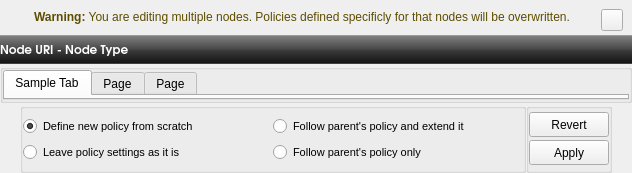
         <widget class="QFrame" name="framePolicy">
          <property name="sizePolicy">
           <sizepolicy hsizetype="Preferred" vsizetype="Preferred">
            <horstretch>5</horstretch>
            <verstretch>0</verstretch>
           </sizepolicy>
          </property>
          <layout class="QGridLayout" name="gridLayout_3">
           <property name="margin">
            <number>0</number>
           </property>
           <property name="spacing">
            <number>0</number>
           </property>
           <item row="1" column="0">
            <widget class="QFrame" name="frameMultiple">
             <property name="minimumSize">
              <size>
               <width>0</width>
               <height>29</height>
              </size>
             </property>
             <property name="maximumSize">
              <size>
               <width>16777215</width>
               <height>35</height>
              </size>
             </property>
             <property name="styleSheet">
              <string notr="true"/>
             </property>
             <property name="frameShape">
              <enum>QFrame::NoFrame</enum>
             </property>
             <property name="frameShadow">
              <enum>QFrame::Raised</enum>
             </property>
             <layout class="QHBoxLayout" name="horizontalLayout_7">
              <property name="spacing">
               <number>0</number>
              </property>
              <item>
               <widget class="QLabel" name="label_2">
                <property name="minimumSize">
                 <size>
                  <width>25</width>
                  <height>25</height>
                 </size>
                </property>
                <property name="maximumSize">
                 <size>
                  <width>25</width>
                  <height>25</height>
                 </size>
                </property>
                <property name="text">
                 <string/>
                </property>
                <property name="pixmap">
                 <pixmap resource="data.qrc">:/icons/hint48.png</pixmap>
                </property>
                <property name="scaledContents">
                 <bool>true</bool>
                </property>
               </widget>
              </item>
              <item>
               <widget class="QLabel" name="labelMultiple">
                <property name="styleSheet">
                 <string notr="true">color: rgb(93, 77, 0);</string>
                </property>
                <property name="text">
                 <string>&lt;!DOCTYPE HTML PUBLIC &quot;-//W3C//DTD HTML 4.0//EN&quot; &quot;http://www.w3.org/TR/REC-html40/strict.dtd&quot;&gt;
&lt;html&gt;&lt;head&gt;&lt;meta name=&quot;qrichtext&quot; content=&quot;1&quot; /&gt;&lt;style type=&quot;text/css&quot;&gt;
p, li { white-space: pre-wrap; }
&lt;/style&gt;&lt;/head&gt;&lt;body style=&quot; font-family:'Droid Sans'; font-size:9pt; font-weight:400; font-style:normal;&quot;&gt;
&lt;p style=&quot; margin-top:0px; margin-bottom:0px; margin-left:0px; margin-right:0px; -qt-block-indent:0; text-indent:0px;&quot;&gt;&lt;span style=&quot; font-weight:600;&quot;&gt;Warning:&lt;/span&gt; You are editing multiple nodes. Policies defined specificly for that nodes will be overwritten.&lt;/p&gt;&lt;/body&gt;&lt;/html&gt;</string>
                </property>
                <property name="wordWrap">
                 <bool>true</bool>
                </property>
               </widget>
              </item>
              <item>
               <widget class="QPushButton" name="pushButton_2">
                <property name="sizePolicy">
                 <sizepolicy hsizetype="Fixed" vsizetype="Fixed">
                  <horstretch>0</horstretch>
                  <verstretch>0</verstretch>
                 </sizepolicy>
                </property>
                <property name="minimumSize">
                 <size>
                  <width>22</width>
                  <height>22</height>
                 </size>
                </property>
                <property name="maximumSize">
                 <size>
                  <width>22</width>
                  <height>22</height>
                 </size>
                </property>
                <property name="styleSheet">
                 <string notr="true"/>
                </property>
                <property name="text">
                 <string/>
                </property>
                <property name="icon">
                 <iconset resource="data.qrc">
                  <normaloff>:/icons/edit-delete.png</normaloff>:/icons/edit-delete.png</iconset>
                </property>
                <property name="flat">
                 <bool>false</bool>
                </property>
               </widget>
              </item>
             </layout>
            </widget>
           </item>
           <item row="2" column="0">
            <widget class="QFrame" name="frameInheritance">
             <property name="frameShape">
              <enum>QFrame::NoFrame</enum>
             </property>
             <property name="frameShadow">
              <enum>QFrame::Plain</enum>
             </property>
             <property name="lineWidth">
              <number>0</number>
             </property>
             <layout class="QGridLayout" name="gridLayout_6">
              <property name="margin">
               <number>0</number>
              </property>
              <property name="spacing">
               <number>0</number>
              </property>
              <item row="0" column="0">
               <widget class="QFrame" name="frameSingle">
                <property name="minimumSize">
                 <size>
                  <width>100</width>
                  <height>0</height>
                 </size>
                </property>
                <property name="frameShape">
                 <enum>QFrame::NoFrame</enum>
                </property>
                <property name="frameShadow">
                 <enum>QFrame::Raised</enum>
                </property>
                <layout class="QVBoxLayout" name="verticalLayout_3">
                 <property name="spacing">
                  <number>0</number>
                 </property>
                 <property name="margin">
                  <number>0</number>
                 </property>
                 <item>
                  <widget class="QLabel" name="label_15">
                   <property name="sizePolicy">
                    <sizepolicy hsizetype="Preferred" vsizetype="Preferred">
                     <horstretch>0</horstretch>
                     <verstretch>0</verstretch>
                    </sizepolicy>
                   </property>
                   <property name="minimumSize">
                    <size>
                     <width>0</width>
                     <height>29</height>
                    </size>
                   </property>
                   <property name="maximumSize">
                    <size>
                     <width>16777215</width>
                     <height>29</height>
                    </size>
                   </property>
                   <property name="font">
                    <font>
                     <family>URW Gothic L</family>
                     <pointsize>9</pointsize>
                     <weight>75</weight>
                     <bold>true</bold>
                     <underline>false</underline>
                    </font>
                   </property>
                   <property name="styleSheet">
                    <string notr="true">background-color: qlineargradient(spread:pad, x1:0.5, y1:0, x2:0.5, y2:1, stop:0 rgba(132, 132, 132, 255), stop:0.501481 rgba(70, 70, 70, 255), stop:0.503057 rgba(62, 62, 62, 255), stop:1 rgba(16, 16, 16, 255));
color:rgb(255,255,255);
/*qlineargradient(spread:pad, x1:0.5, y1:1, x2:0.5, y2:0, stop:0 rgba(183, 100, 124, 255), stop:0.0212465 rgba(91, 33, 50, 255), stop:0.521739 rgba(152, 86, 105, 255), stop:0.527174 rgba(155, 98, 115, 255), stop:0.983696 rgba(184, 141, 153, 255), stop:1 rgba(220, 173, 186, 255));*/
/*background-color: qlineargradient(spread:pad, x1:1, y1:1, x2:0, y2:0, stop:0 rgba(219, 219, 219, 100), stop:1 rgba(255, 255, 255, 100));*/
border-top: 1px solid rgba(255,255,255,50);
border-right: 0px solid rgba(255,255,255,50);
border-bottom: 1px solid rgba(255,255,255,50);
border-left: 0px solid rgba(255,255,255,50);</string>
                   </property>
                   <property name="text">
                    <string>Node URI - Node Type</string>
                   </property>
                   <property name="margin">
                    <number>5</number>
                   </property>
                   <property name="indent">
                    <number>0</number>
                   </property>
                  </widget>
                 </item>
                </layout>
               </widget>
              </item>
             </layout>
            </widget>
           </item>
           <item row="3" column="0">
            <widget class="QGroupBox" name="groupBox">
             <property name="title">
              <string/>
             </property>
             <property name="flat">
              <bool>true</bool>
             </property>
             <layout class="QGridLayout" name="gridLayout_15">
              <property name="margin">
               <number>0</number>
              </property>
              <property name="spacing">
               <number>0</number>
              </property>
              <item row="0" column="0">
               <widget class="QTabWidget" name="tabPolicy">
                <property name="currentIndex">
                 <number>0</number>
                </property>
                <widget class="QWidget" name="tab">
                 <attribute name="title">
                  <string>Sample Tab</string>
                 </attribute>
                </widget>
                <widget class="QWidget" name="tab_2">
                 <attribute name="title">
                  <string>Page</string>
                 </attribute>
                </widget>
                <widget class="QWidget" name="tab_3">
                 <attribute name="title">
                  <string>Page</string>
                 </attribute>
                </widget>
               </widget>
              </item>
             </layout>
            </widget>
           </item>
           <item row="4" column="0">
            <widget class="QFrame" name="bottomButtonContainer">
             <property name="minimumSize">
              <size>
               <width>0</width>
               <height>70</height>
              </size>
             </property>
             <property name="maximumSize">
              <size>
               <width>16777215</width>
               <height>70</height>
              </size>
             </property>
             <property name="frameShape">
              <enum>QFrame::NoFrame</enum>
             </property>
             <property name="frameShadow">
              <enum>QFrame::Raised</enum>
             </property>
             <layout class="QHBoxLayout" name="horizontalLayout">
              <property name="spacing">
               <number>0</number>
              </property>
              <property name="leftMargin">
               <number>20</number>
              </property>
              <property name="topMargin">
               <number>0</number>
              </property>
              <property name="rightMargin">
               <number>20</number>
              </property>
              <property name="bottomMargin">
               <number>0</number>
              </property>
              <item>
               <widget class="QGroupBox" name="groupBox_9">
                <property name="title">
                 <string/>
                </property>
                <property name="flat">
                 <bool>true</bool>
                </property>
                <layout class="QGridLayout" name="gridLayout_5">
                 <property name="margin">
                  <number>0</number>
                 </property>
                 <property name="spacing">
                  <number>0</number>
                 </property>
                 <item row="0" column="0">
                  <widget class="QRadioButton" name="radioIgnore">
                   <property name="sizePolicy">
                    <sizepolicy hsizetype="Expanding" vsizetype="Fixed">
                     <horstretch>0</horstretch>
                     <verstretch>0</verstretch>
                    </sizepolicy>
                   </property>
                   <property name="minimumSize">
                    <size>
                     <width>250</width>
                     <height>17</height>
                    </size>
                   </property>
                   <property name="maximumSize">
                    <size>
                     <width>16777215</width>
                     <height>17</height>
                    </size>
                   </property>
                   <property name="font">
                    <font>
                     <pointsize>8</pointsize>
                    </font>
                   </property>
                   <property name="text">
                    <string>Define new policy from scratch</string>
                   </property>
                   <property name="icon">
                    <iconset resource="data.qrc">
                     <normaloff>:/icons/new32.png</normaloff>:/icons/new32.png</iconset>
                   </property>
                   <property name="checked">
                    <bool>true</bool>
                   </property>
                  </widget>
                 </item>
                 <item row="0" column="1">
                  <widget class="QRadioButton" name="radioExtend">
                   <property name="sizePolicy">
                    <sizepolicy hsizetype="Expanding" vsizetype="Fixed">
                     <horstretch>0</horstretch>
                     <verstretch>0</verstretch>
                    </sizepolicy>
                   </property>
                   <property name="minimumSize">
                    <size>
                     <width>250</width>
                     <height>17</height>
                    </size>
                   </property>
                   <property name="maximumSize">
                    <size>
                     <width>16777215</width>
                     <height>17</height>
                    </size>
                   </property>
                   <property name="font">
                    <font>
                     <pointsize>8</pointsize>
                    </font>
                   </property>
                   <property name="text">
                    <string>Follow parent's policy and extend it</string>
                   </property>
                  </widget>
                 </item>
                 <item row="1" column="0">
                  <widget class="QRadioButton" name="radioMultiple">
                   <property name="sizePolicy">
                    <sizepolicy hsizetype="Expanding" vsizetype="Fixed">
                     <horstretch>0</horstretch>
                     <verstretch>0</verstretch>
                    </sizepolicy>
                   </property>
                   <property name="minimumSize">
                    <size>
                     <width>250</width>
                     <height>17</height>
                    </size>
                   </property>
                   <property name="maximumSize">
                    <size>
                     <width>16777215</width>
                     <height>17</height>
                    </size>
                   </property>
                   <property name="font">
                    <font>
                     <pointsize>8</pointsize>
                    </font>
                   </property>
                   <property name="text">
                    <string>Leave policy settings as it is</string>
                   </property>
                  </widget>
                 </item>
                 <item row="1" column="1">
                  <widget class="QRadioButton" name="radioFollow">
                   <property name="sizePolicy">
                    <sizepolicy hsizetype="Expanding" vsizetype="Fixed">
                     <horstretch>0</horstretch>
                     <verstretch>0</verstretch>
                    </sizepolicy>
                   </property>
                   <property name="minimumSize">
                    <size>
                     <width>250</width>
                     <height>17</height>
                    </size>
                   </property>
                   <property name="maximumSize">
                    <size>
                     <width>16777215</width>
                     <height>17</height>
                    </size>
                   </property>
                   <property name="font">
                    <font>
                     <pointsize>8</pointsize>
                    </font>
                   </property>
                   <property name="text">
                    <string>Follow parent's policy only</string>
                   </property>
                   <property name="checked">
                    <bool>false</bool>
                   </property>
                  </widget>
                 </item>
                </layout>
               </widget>
              </item>
              <item>
               <widget class="QGroupBox" name="groupBox_7">
                <property name="title">
                 <string/>
                </property>
                <property name="flat">
                 <bool>true</bool>
                </property>
                <layout class="QVBoxLayout" name="verticalLayout_4">
                 <property name="spacing">
                  <number>0</number>
                 </property>
                 <property name="margin">
                  <number>0</number>
                 </property>
                 <item>
                  <widget class="QPushButton" name="pushRevert">
                   <property name="minimumSize">
                    <size>
                     <width>0</width>
                     <height>25</height>
                    </size>
                   </property>
                   <property name="maximumSize">
                    <size>
                     <width>16777215</width>
                     <height>25</height>
                    </size>
                   </property>
                   <property name="text">
                    <string>Revert</string>
                   </property>
                   <property name="icon">
                    <iconset resource="data.qrc">
                     <normaloff>:/icons/reset32.png</normaloff>:/icons/reset32.png</iconset>
                   </property>
                  </widget>
                 </item>
                 <item>
                  <widget class="QPushButton" name="pushApply">
                   <property name="minimumSize">
                    <size>
                     <width>0</width>
                     <height>25</height>
                    </size>
                   </property>
                   <property name="maximumSize">
                    <size>
                     <width>16777215</width>
                     <height>25</height>
                    </size>
                   </property>
                   <property name="text">
                    <string>Apply</string>
                   </property>
                   <property name="icon">
                    <iconset resource="data.qrc">
                     <normaloff>:/icons/apply32.png</normaloff>:/icons/apply32.png</iconset>
                   </property>
                  </widget>
                 </item>
                </layout>
               </widget>
              </item>
             </layout>
            </widget>
           </item>
          </layout>
         </widget>
